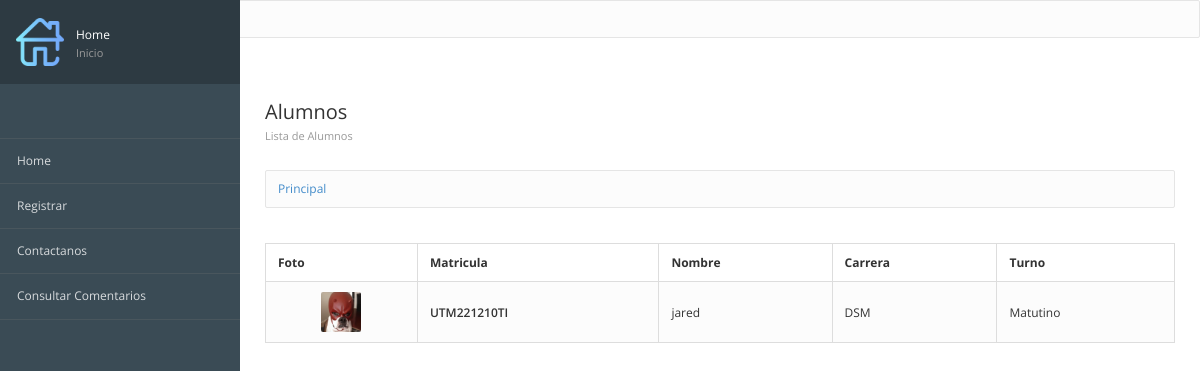
Before: / with the older database file.
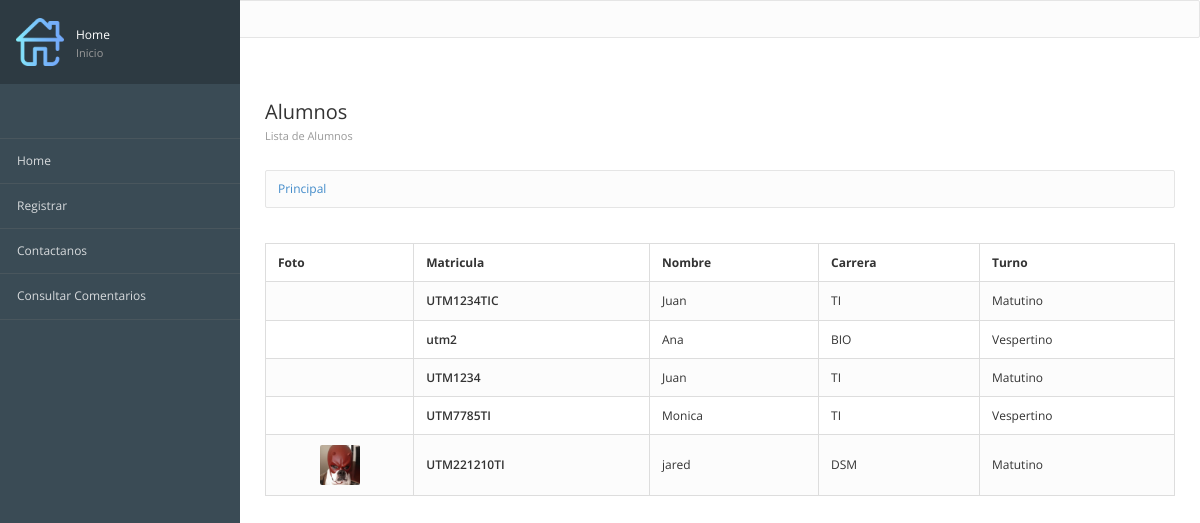
After: the same page with the newer database file.
### registros/models.py (models this page shows, shortened)
class Alumnos(models.Model):
    matricula = models.CharField(max_length=12, verbose_name="Mat")
    nombre = models.TextField()
    carrera = models.TextField()
    turno = models.CharField(max_length=10)
    imagen = models.ImageField(null=True, upload_to="fotos", verbose_name="Fotografía")
    created = models.DateTimeField(auto_now_add=True)
    updated = models.DateTimeField(auto_now_add=True)
    class Meta:
        verbose_name = "Alumno"
        verbose_name_plural = "Alumnos"
        ordering = ["-created"]

### registros/views.py (the view)
# urls.py: path('', views_registros.registros, name="Principal"),
def registros(request):
    alumnos=Alumnos.objects.all()
    return render(request,"registros/principal.html",{"alumnos":alumnos})

### registros/templates/registros/principal.html (shortened to what this page needs)
{% extends "inicio/encabezado.html" %}
{% block imagen%}
	{%load static%}
	{%static 'inicio/images/home.png'%}
{% endblock%}
{% block titulo_principal %}
	Home <span> Inicio </span>
{% endblock %}
{% block contenido %}
			<div class="page-header">
				<div class="page-title">
					<h3>Alumnos
				    <small>Lista de Alumnos </small></h3>
				</div>
			</div>
			{% block url %}
<div class="breadcrumb-line">
		<ul class="breadcrumb">
			<a href="{%url 'Principal'%}">
				{%if request.path == '/' %}
					Principal
				{%else%}
					Principal{{request.path}}
				{%endif%}
			</a>
		</ul>
	</div>
{% endblock %}
<table class="table table-bordered table-striped">
    <thead>
        <tr>
            <th>Foto</th>
            <th>Matricula</th>
            <th>Nombre</th>
            <th>Carrera</th>
            <th>Turno</th>
        </tr>
    </thead>
    <tbody>
        {% for alumno in alumnos %}
        <tr>
            <td class="text-center">
                <img src="{{alumno.imagen.url}}" alt="" class="img-media">
            </td>
            <td class="text-semibold">{{alumno.matricula}}</td>
            <td class="muted">{{alumno.nombre}}</td>
            <td class="muted">{{alumno.carrera}}</td>
            <td class="muted">{{alumno.turno}}</td>
        </tr>
        {% endfor %}
    </tbody>
</table>
		</div>
{% endblock %}

### inicio/templates/inicio/encabezado.html (shortened to what this page needs)
<!DOCTYPE html>
<html lang="en">
<head>
{% load static %}
<link href="{% static 'inicio/css/bootstrap.min.css' %}" rel="stylesheet" type="text/css">
<link href="{% static 'inicio/css/londinium-theme.css' %}" rel="stylesheet" type="text/css">
<link href="{% static 'inicio/css/styles.css' %}" rel="stylesheet" type="text/css">
<link href="{% static 'inicio/css/icons.css' %}" rel="stylesheet" type="text/css">
</head>
<body>
 	<div class="page-container">
		<div class="sidebar">
					<div class="user-menu dropdown">
						<a href="#">
							<img src="{%block imagen%}{%endblock%}">
							<div class="user-info">
							{% block titulo_principal %}Principal <span>DSM</span>{% endblock %}
							</div>
						</a>
					</div>
			<div class="sidebar-content">
				<ul class="navigation">
					 <li><a href="{% url 'Principal'%}">Home</a></li>
                     <li><a href="{% url 'Formulario'%}">Registrar</a> </li>
                     <li><a href="{% url 'Contacto'%}">Contactanos</a> </li>
					 <li><a href="{% url 'consultar_comentarios' %}">Consultar Comentarios</a></li>
				</ul>
			</div>
		</div>
	<div class="breadcrumb-line">
		<ul class="breadcrumb">
			<a href="{%url 'Principal'%}">
			</a>
		</ul>
	</div>
		<div class="page-content">
	{% block contenido %}
    {% endblock %}
	</div>
</body>
</html>

### inicio/static/inicio/css/londinium-theme.css (style rules this page uses)
.panel-toolbar:after, .page-header:after, .header-bar-stats .page-stats li:after, .panel-heading:after { content: ""; display: table; clear: both; }
html { height: 100%; }
body { font-family: 'Open Sans', sans-serif; font-size: 12px; position: relative; min-height: 100%; }
a { cursor: pointer; }
h1, h2, h3, h4, h5, h6, .h1, .h2, .h3, .h4, .h5, .h6 { font-weight: 600; line-height: 1.42857143; margin-top: 0; }
h3, .h3 { font-size: 20px; }
ul, ol { padding-left: 16px; }
.text-semibold { font-weight: 600; }
.img-media { height: 40px; border-radius: 2px; }
.page-container { background-color: #fff; }
@media (min-width: 992px) { .navbar-form, .navbar-text, .navbar-nav, .navbar-button, .sidebar { display: block; } }
.page-header { padding: 0; margin: 0; position: relative; border: 0; }
.page-header small { display: block; font-size: 11px; color: #999; margin: 8px 0 0 0; }
.page-title { float: left; }
.page-title h3 { padding: 29px 0; margin: 0; font-weight: 400; line-height: 20px; }
.breadcrumb { padding: 9px 12px 10px 12px; float: left; margin: 0; background: none; border-radius: 0; }
.table { margin-bottom: 0; }
.table > thead > tr > th { border-bottom-width: 1px; outline: 0; }
.table > thead > tr > th, .table > tbody > tr > th, .table > tfoot > tr > th, .table > thead > tr > td, .table > tbody > tr > td, .table > tfoot > tr > td { vertical-align: middle; padding: 10px 12px; }
.table-striped > tbody > tr:nth-child(odd) > td, .table-striped > tbody > tr:nth-child(odd) > th, .table-hover > tbody > tr:hover > td, .table-hover > tbody > tr:hover > th { background-color: #fcfcfc; }

Changed rows visible on the page:
added Alumnos: matricula "UTM1234TIC", nombre "Juan", carrera "TI", turno "Matutino"
added Alumnos: matricula "utm2", nombre "Ana", carrera "BIO", turno "Vespertino"
added Alumnos: matricula "UTM1234", nombre "Juan", carrera "TI", turno "Matutino"
added Alumnos: matricula "UTM7785TI", nombre "Monica", carrera "TI", turno "Vespertino"
